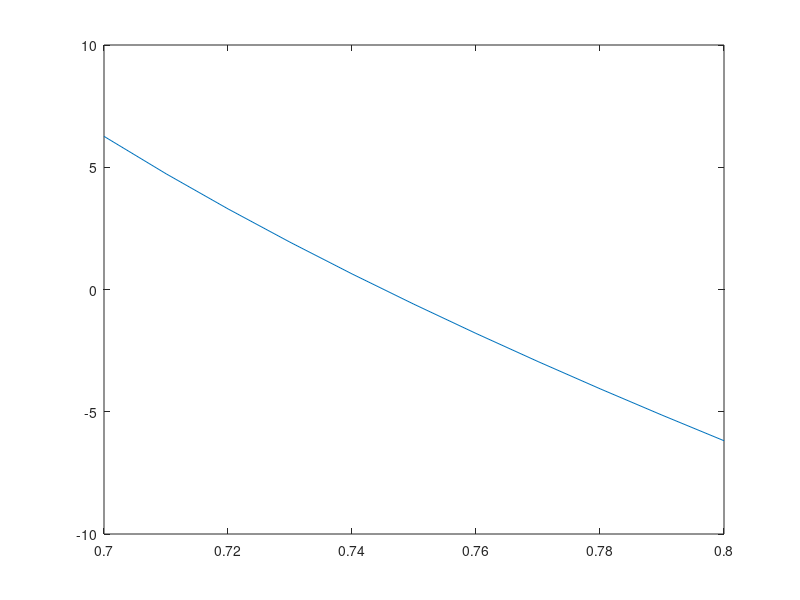

This figure's MATLAB source:
clear all
%%
Focal_Length=2000;  %micron
Order=-1;
Wavelength=[0.5:0.01:0.6]+0.2;

Theta_In=62.5;
%Theta_Out
Cypermm=1000;
RI_Inc=1.84;
RI_Out=1;
d=1000/Cypermm;

Theta_Out=zeros(length(Wavelength),1);
for p=1:length(Wavelength)
    Theta_Out(p)=asin((RI_Inc*sin(Theta_In/180*pi)+Order*Wavelength(p)/d)/RI_Out)/pi*180;
end
%Forward View
plot(Wavelength,Theta_Out-Theta_In);

%Littrow
%plot(Wavelength,Theta_Out+Theta_In);
FOV=Focal_Length*(tan(min(Theta_Out)/180*pi)-tan(max(Theta_Out)/180*pi));

%% Image Space NA
RI=1;
R=0.52;
f=2;
NAi=RI*sin(atan(R/f));